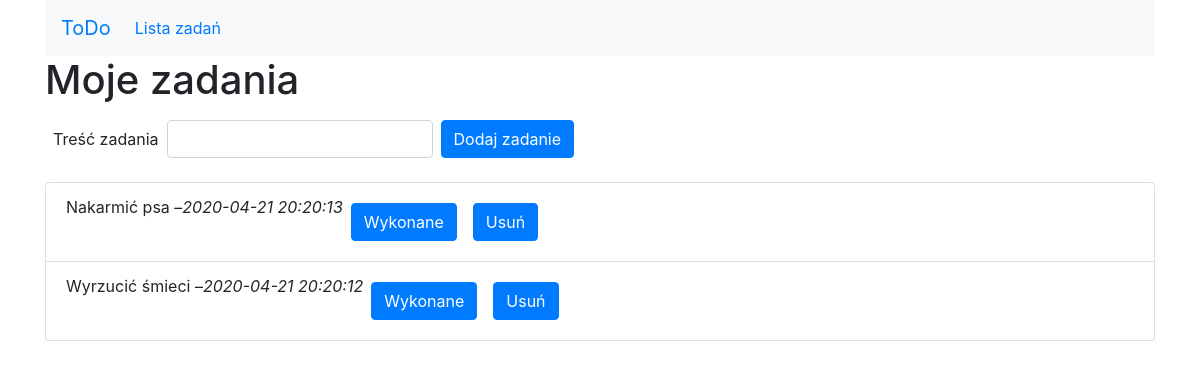
/zadania, run on an earlier commit of the app's database.
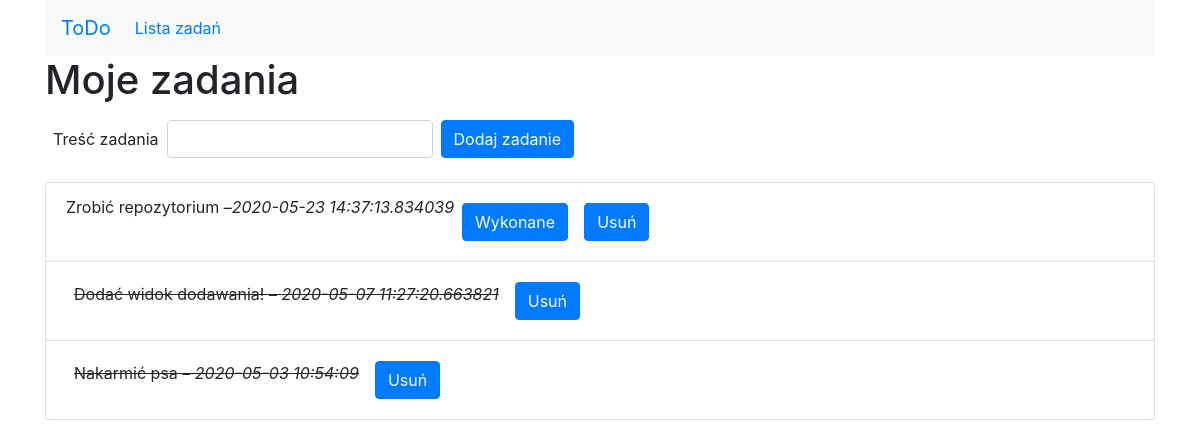
And on a later commit of the database.
### tables this page shows
CREATE TABLE zadania (
    id integer primary key autoincrement, -- unikalny indentyfikator
    zadanie text not null, -- opis zadania do wykonania
    zrobione boolean not null, -- informacja czy zadania zostalo juz wykonane
    data_pub datetime not null -- data dodania zadania
);

### todo.py (the view, shortened to what this page needs)
@app.route('/zadania', methods=['GET', 'POST'])
def zadania():
    error = None
    db = get_db()
    kursor = db.execute('SELECT * FROM zadania ORDER BY data_pub DESC;')
    zadania = kursor.fetchall()
    return render_template('zadania_lista.html', zadania=zadania)

### todo.py (called while the page is built)
def get_db():
    if not g.get('db'):  # jeżeli brak połączenia, to je tworzymy
        con = sqlite3.connect(app.config['DATABASE'])
        con.row_factory = sqlite3.Row
        g.db = con  # zapisujemy połączenie w kontekście aplikacji
    return g.db  # zwracamy połączenie z bazą

### Templates/zadania_lista.html (shortened to what this page needs)
{% extends "szkielet.html" %}
{% block h1 %}Moje zadania{% endblock %}
{% block tresc %}
    <form class="add-form" method="POST" action="{{ url_for('zadania') }}">
      <div class="form-group form-inline">
        <label for="zadanie" class="p-2">Treść zadania</label>
        <input id="zadanie" name="zadanie" required value="" class="form-control p-2">
        <button type="submit" class="btn btn-primary m-2">Dodaj zadanie</button>
      </div>
    </form>
    <ol class="list-group">
      {% for zadanie in zadania %}
        <li class="list-group-item">
          <div class="d-flex flex-row">
          {% if zadanie.zrobione %}
            <span class="done p-2">{{ zadanie.zadanie }} – <em>{{ zadanie.data_pub }}</em></span>
          {% else %}
            {{ zadanie.zadanie }} – <em>{{ zadanie.data_pub }}</em>
          {% endif %}
          {% if not zadanie.zrobione %}
            <form method="POST" action="{{ url_for('zrobione') }}" class="p-2">
              <button type="submit" class="btn btn-primary">Wykonane</button>
            </form>
          {% endif %}
            <form method="POST" action="{{ url_for('usun') }}" class="p-2">
              <button type="submit" class="btn btn-primary">Usuń</button>
            </form>
          </div>
        </li>
      {% endfor %}
    </ol>
{% endblock %}

### Templates/szkielet.html (shortened to what this page needs)
<!doctype html>
<html>
<head>
  <link rel="stylesheet" href="https://maxcdn.bootstrapcdn.com/bootstrap/4.4.1/css/bootstrap.min.css">
  <link rel="stylesheet" type="text/css" href="{{ url_for('static', filename='style.css') }}">
</head>
<body>
  <div class="container">
    <nav class="navbar navbar-expand-sm bg-light">
      <a class="navbar-brand" href=".">ToDo</a>
      <div class="collapse navbar-collapse" id="collapsibleNavbar">
        <ul class="navbar-nav">
          <li class="nav-item">
            <a href="" class="nav-link">Lista zadań</a>
          </li>
        </ul>
      </div>
    </nav>
    <div class="row">
      <div class="col">
        <h1>{% block h1 %}{% endblock %}</h1>
        <div id="tresc" class="cb">
          {% block tresc %}
          {% endblock %}
        </div>
      </div>
    </div>
  </div>
</body>
</html>

### static/style.css (style rules this page uses)
.done { text-decoration: line-through; }

What changed in the data, as far as the page shows it:
removed zadania: zadanie "Wyrzucić śmieci", data_pub "2020-04-21 20:20:12"
added zadania: zadanie "Zrobić repozytorium", data_pub "2020-05-23 14:37:13.834039"
added zadania: zadanie "Dodać widok dodawania!", data_pub "2020-05-07 11:27:20.663821"
changed zadania "Nakarmić psa": zrobione False → True (drawn); data_pub "2020-04-21 20:20:13" → "2020-05-03 10:54:09"
